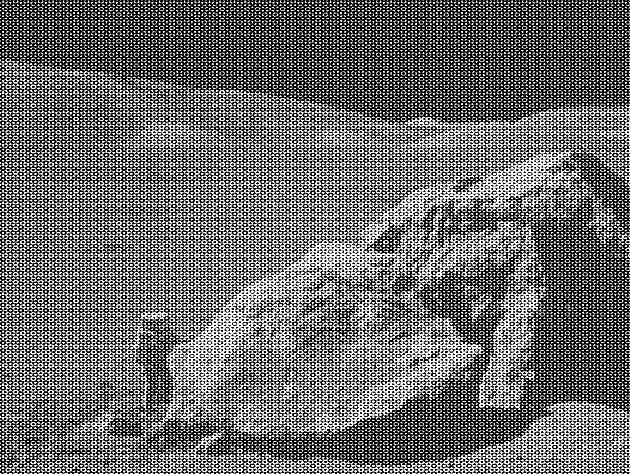
#> input picture 数据分析及人工智能/01numpy&pandas/d5/data/moonlanding.png, 630 x 474 px, found by its file name
$ jupyter execute --allow-errors 'Scipy -2.ipynb'   (shell and % lines are left out)   (older library calls are emulated)
#> lines starting #> are read from the running program, lines starting #| are printed output that depends on the picture
## 登月图片消噪

[cell 1]
import numpy as np
import pandas as pd
from pandas import Series,DataFrame

import matplotlib.pyplot as plt

# 处理图像的库
import scipy.misc as misc

[cell 2]
data = plt.imread('moonlanding.png')
#> data is the input picture: shape (474, 630) float32; min 0, max 1, mean 0.424

[cell 3]
# 图片灰度化处理过的
data.shape
#> Out = (474, 630)

#> (a cell that did not finish here is left out)

#> (a cell that did not finish here is left out)

#> (a cell that did not finish here is left out)

#> (a cell that did not finish here is left out)

[cell 8]
# 加权平均 [0,3,0.4,0.3]
n = np.array([0.3,0.5,0.3])
#> (the rest of this cell did not finish here and is left out)

[cell 9]
plt.imshow(data,cmap='gray')

scipy.fftpack模块用来计算快速傅里叶变换
速度比传统傅里叶变换更快，是对之前算法的改进
图片是二维数据，注意使用fftpack的二维转变方法

[cell 10]
from scipy.fftpack import fft2,ifft2

[cell 11]
# 时域--->频域
fft_data = fft2(data)

[cell 12]
# 滤波（高频波）
fft_data[np.abs(fft_data) > 5e3] = 0

[cell 13]
# 频域--->时域
ifft_data = ifft2(fft_data)

[cell 14]
plt.imshow(np.real(ifft_data),cmap='gray')
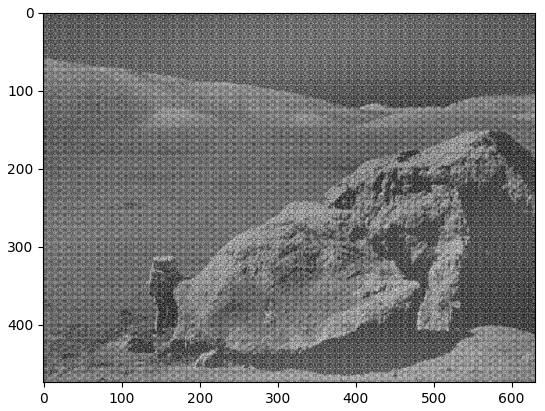
#> figure drawn by matplotlib, 1 panel

### 数值积分，求解圆周率
求解圆周率

integrate
对函数(1 - x^2)^0.5进行积分

[cell 15]
# 先绘制圆
x = np.linspace(-1,1,1000)
f = lambda x:(1-x**2)**0.5

[cell 16]
# 调整画布的大小
plt.figure(figsize=(4,4))
# 绘制上半圆
plt.plot(x,f(x))
# 绘制下半圆
plt.plot(x,-f(x))
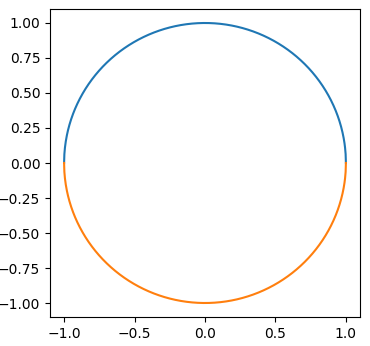
#> figure drawn by matplotlib, 1 panel; curve peaks at x = -0.001, y = 1; curve peaks at x = -1, y = 0

使用scipy.integrate进行积分，调用quad()方法

[cell 17]
# 导入scipy处理微积分的库integrate
import scipy.integrate as integrate

[cell 18]
# 第一个返回值就是函数投影面积，第二个返回值就是误差
p,err = integrate.quad(f,-1,1)

[cell 19]
pi = 2*p
pi

### Scipy文件输入/输出

随机生成数组，使用scipy中的io.savemat()保存,loadmat()读取
文件格式是.mat，标准的二进制文件

[cell 20]
import scipy.io as io

[cell 21]
data = np.random.random(size=10)
data

[cell 22]
# 参数1：文件名称
# 参数2：
io.savemat('m_data',mdict={'data1':data})

#> (a cell that did not finish here is left out)

使用io.loadmat()读取数据

读写图片使用scipy中misc.imread()/imsave()

[cell 24]
import scipy.misc as misc

[cell 25]
image_data = misc.imread('cat.jpg')
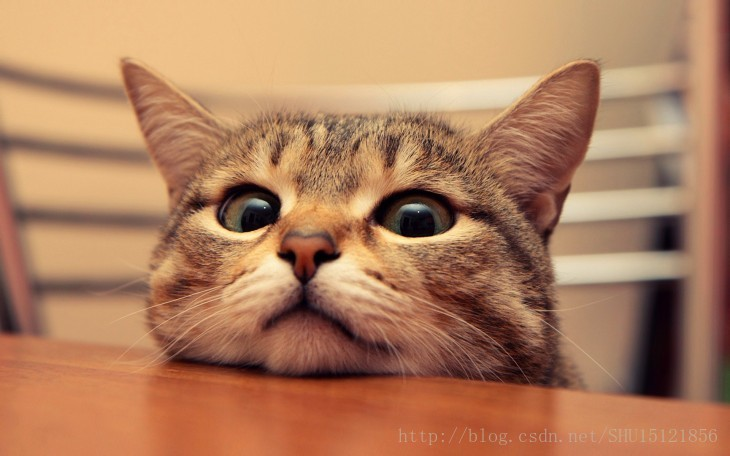
#> input picture 数据分析及人工智能/01numpy&pandas/d5/data/cat.jpg, 730 x 456 px, found by its file name
#> image_data is the input picture: shape (456, 730, 3); mean R, G, B 175.8, 126.8, 94.1

[cell 26]
plt.imshow(image_data)

misc的imrotate、resize、imfilter操作

[cell 27]
plt.imshow(misc.imrotate(image_data,angle=90))
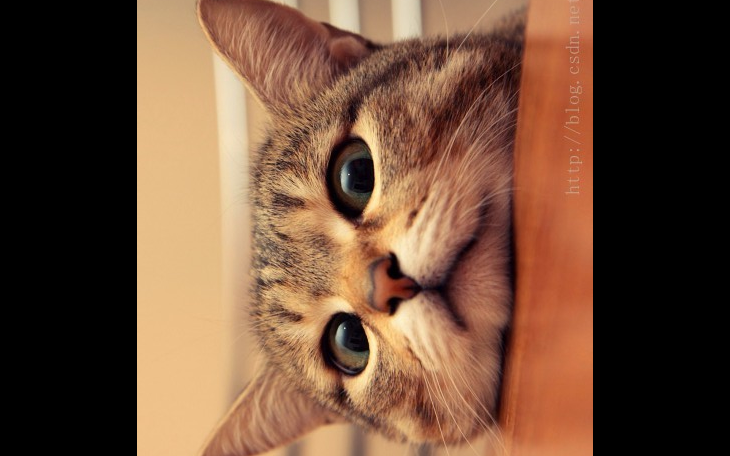
#> shown: shape (456, 730, 3); mean R, G, B 109.2, 77, 56.1

[cell 28]
# size 可以制定0-1之间的float
# size 可以制定一个整数类型的元组
plt.imshow(misc.imresize(image_data,size=(100,300)))
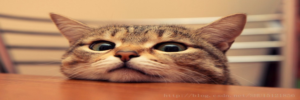
#> shown: shape (100, 300, 3); mean R, G, B 175.8, 126.8, 94.1
